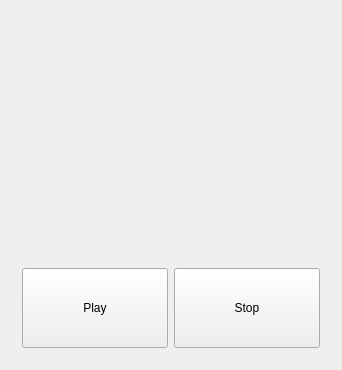
<?xml version="1.0" encoding="UTF-8"?>
<ui version="4.0">
 <class>MainWindow</class>
 <widget class="QMainWindow" name="MainWindow">
  <property name="geometry">
   <rect>
    <x>0</x>
    <y>0</y>
    <width>338</width>
    <height>368</height>
   </rect>
  </property>
  <property name="windowTitle">
   <string>MainWindow</string>
  </property>
  <widget class="QWidget" name="centralWidget">
   <layout class="QVBoxLayout" name="verticalLayout">
    <item>
     <widget class="QWidget" name="widget_gst_video" native="true">
      <property name="minimumSize">
       <size>
        <width>320</width>
        <height>240</height>
       </size>
      </property>
      <property name="maximumSize">
       <size>
        <width>320</width>
        <height>240</height>
       </size>
      </property>
     </widget>
    </item>
    <item>
     <spacer name="verticalSpacer">
      <property name="orientation">
       <enum>Qt::Vertical</enum>
      </property>
      <property name="sizeHint" stdset="0">
       <size>
        <width>20</width>
        <height>40</height>
       </size>
      </property>
     </spacer>
    </item>
    <item>
     <widget class="QWidget" name="widget_btns" native="true">
      <layout class="QHBoxLayout" name="horizontalLayout">
       <item>
        <widget class="QPushButton" name="pushButton_play">
         <property name="minimumSize">
          <size>
           <width>0</width>
           <height>80</height>
          </size>
         </property>
         <property name="text">
          <string>Play</string>
         </property>
        </widget>
       </item>
       <item>
        <widget class="QPushButton" name="pushButton_stop">
         <property name="minimumSize">
          <size>
           <width>0</width>
           <height>80</height>
          </size>
         </property>
         <property name="text">
          <string>Stop</string>
         </property>
        </widget>
       </item>
      </layout>
     </widget>
    </item>
   </layout>
  </widget>
 </widget>
 <layoutdefault spacing="6" margin="11"/>
 <resources/>
 <connections/>
</ui>
